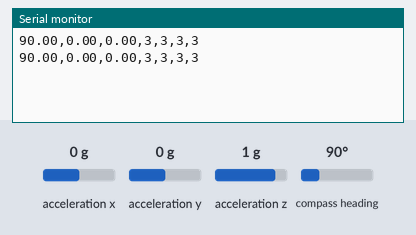
This sketch was run on a simulated Arduino Uno, built with avr-gcc and run on an emulated ATmega328P. On the bench: the last lines printed to the serial monitor. Inputs (shaded band) come from the test bench; at power-on: acceleration x 0 g, acceleration y 0 g, acceleration z 1 g, compass heading 90°.

Above: at 2.2 s.
2.3 s: acceleration x set to -1.4 g
At 3.6 s:
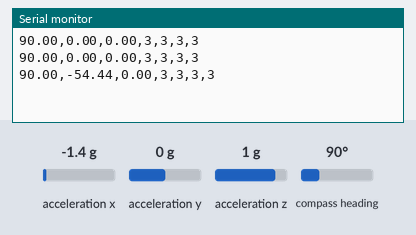
3.8 s: acceleration y set to -1.4 g
At 4.8 s:
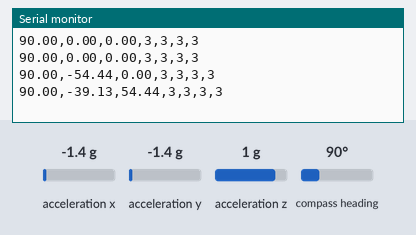
5.3 s: acceleration z set to -1.4 g
At 6.6 s:
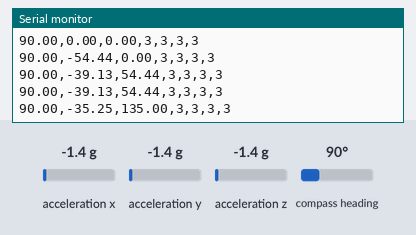
6.8 s: compass heading set to 7°
At 7.8 s:
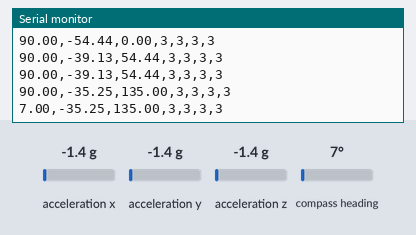
Timing chart, 0 to 9.3 s (numbered marks = the images above; inputs shaded):
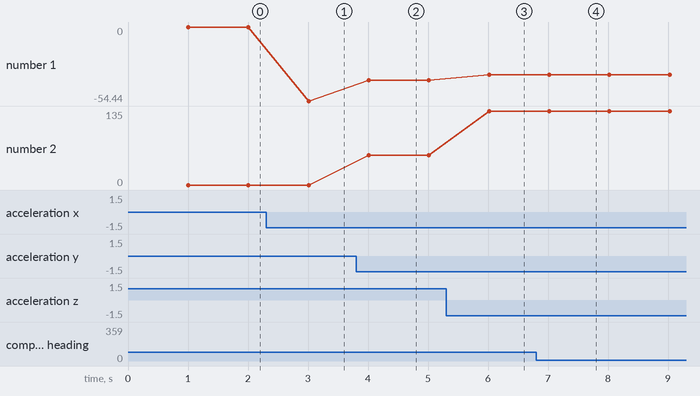

Measured:
- after the input at 2.3 s, the serial monitor: prints a new line after 0.71 s (image 1)
- after the input at 3.8 s, the serial monitor: prints a new line after 0.21 s (image 2)
- after the input at 5.3 s, the serial monitor: prints a new line after 0.72 s (image 3)
- after the input at 6.8 s, the serial monitor: prints a new line after 0.22 s (image 4)
- plotted number 1: 0 → -54.44 after the input at 2.3 s, -54.44 → -39.13 after the input at 3.8 s, -39.13 → -35.25 after the input at 5.3 s
- plotted number 2: 0 → 54.44 after the input at 3.8 s, 54.44 → 135 after the input at 5.3 s

The sketch:

BNO055_commastrings.ino.ino
```cpp
/*
 * Libraries and parts of code from:
 *  https://github.com/adafruit/Adafruit_Sensor
 *  https://github.com/adafruit/Adafruit_BNO055
 *  https://github.com/adafruit/Adafruit_MMA8451_Library
 */

#include <Wire.h>
#include <Adafruit_Sensor.h>
#include <Adafruit_BNO055.h>
#include <utility/imumaths.h>

/* Set the delay between fresh samples */
#define BNO055_SAMPLERATE_DELAY_MS (1000)

Adafruit_BNO055 bno = Adafruit_BNO055(55);

void setup(void)
{
  Serial.begin(9600);
  if(!bno.begin())
  {
    Serial.print("BNO055 not detected!");
    while(1);
  }
  delay(1000);
}

void loop()
{
  /* Get a new sensor event */
  sensors_event_t event;
  bno.getEvent(&event);
  /* Write the heading/pitch/roll data to serial. */
  Serial.print((float)event.orientation.x); Serial.print(",");
  Serial.print((float)event.orientation.y); Serial.print(",");
  Serial.print((float)event.orientation.z); Serial.print(",");

  /* Write calibration data to serial. */
  uint8_t sys, gyro, accel, mag = 0;
  bno.getCalibration(&sys, &gyro, &accel, &mag);
  Serial.print(sys, DEC); Serial.print(",");
  Serial.print(gyro, DEC); Serial.print(",");
  Serial.print(accel, DEC); Serial.print(",");
  Serial.println(mag, DEC);

  delay(BNO055_SAMPLERATE_DELAY_MS);

}
```
